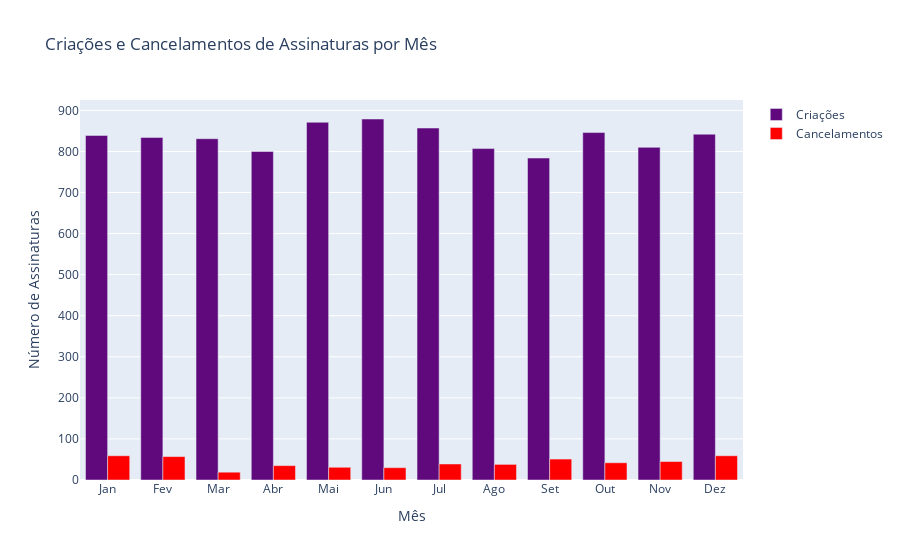

The notebook cell saved with this chart:
### Code cell
# Criando o gráfico de barras com Plotly
fig = go.Figure()

# Adicionando as criações
fig.add_trace(go.Bar(
    x=creation_months,
    y=creation_counts,
    name='Criações',
    marker_color='#5F097C'
))

# Adicionando os cancelamentos
fig.add_trace(go.Bar(
    x=cancellation_months,
    y=cancellation_counts,
    name='Cancelamentos',
    marker_color='red'
))

# Personalizando o gráfico
fig.update_layout(
    title='Criações e Cancelamentos de Assinaturas por Mês',
    xaxis=dict(title='Mês'),
    yaxis=dict(title='Número de Assinaturas'),
    barmode='group'
)
fig.write_image('imgs/subscription_creation_cancellation.png')
# Mostrando o gráfico
fig.show()

### Figure 1 — Plotly figure (JSON) as saved in the notebook; plotly's stock layout.template omitted (floating-point values rounded to 4 significant figures)
{"data": [{"marker": {"color": "#5F097C"}, "name": "Criações", "type": "bar", "x": ["Jan", "Fev", "Mar", "Abr", "Mai", "Jun", "Jul", "Ago", "Set", "Out", "Nov", "Dez"], "y": [839, 834, 831, 800, 871, 879, 857, 807, 784, 846, 810, 842]}, {"marker": {"color": "red"}, "name": "Cancelamentos", "type": "bar", "x": ["Jan", "Fev", "Mar", "Abr", "Mai", "Jun", "Jul", "Ago", "Set", "Out", "Nov", "Dez"], "y": [59, 57, 19, 35, 31, 30, 39, 38, 51, 42, 45, 59]}], "layout": {"barmode": "group", "title": {"text": "Criações e Cancelamentos de Assinaturas por Mês"}, "xaxis": {"title": {"text": "Mês"}}, "yaxis": {"title": {"text": "Número de Assinaturas"}}}}
